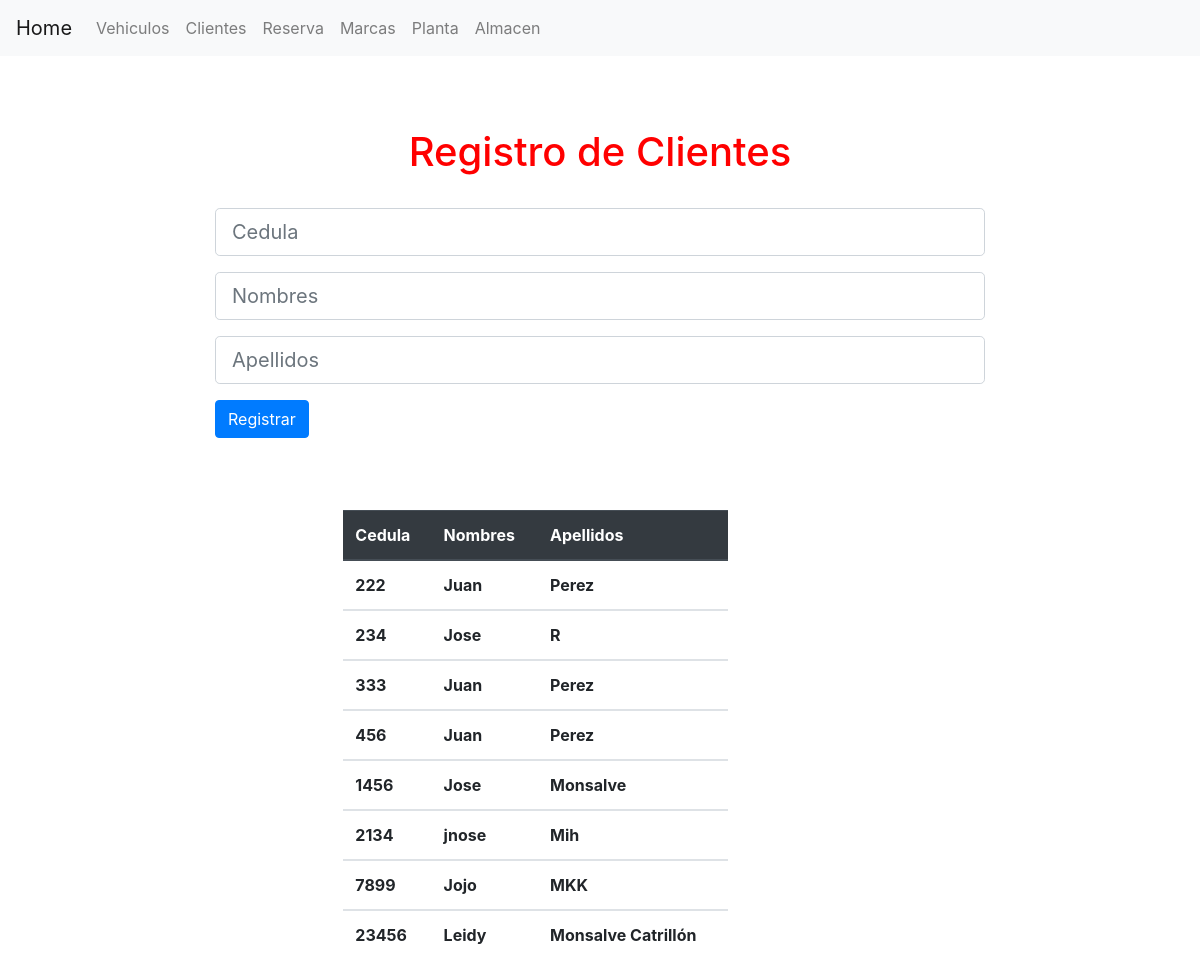
The app's page /core/clientes.php with its own data.
### tables this page shows
CREATE TABLE `tblcliente` (
  `cedula` int(11) NOT NULL,
  `nombres` varchar(50) NOT NULL,
  `apellidos` varchar(50) NOT NULL
);

### core/clientes.php (the view, shortened to what this page needs)
<?php
  include("header.php");
  $mysql = new connection();
  $conexion = $mysql->get_connection();
?>
<form class="col-md-8 offset-md-2" method="POST" action="../logica/registrar.php" >
  <br>
      <h1>Registro de Clientes</h1>
  <br>
  <div class="form-group">
    <input class="form-control form-control-lg" type="text" placeholder="Cedula" name="cedula" onkeypress="return (event.charCode >= 48 && event.charCode <= 57)">
  </div>
  <div class="form-group">
    <input class="form-control form-control-lg" type="text" placeholder="Nombres" name="nombres" onkeypress="return ((event.charCode >= 97 && event.charCode <= 122) || (event.charCode >= 65 && event.charCode <= 90) || event.charCode == 32)">
  </div>
  <div class="form-group">
    <input class="form-control form-control-lg" type="text" placeholder="Apellidos" name="apellidos" onkeypress="return ((event.charCode >= 97 && event.charCode <= 122) || (event.charCode >= 65 && event.charCode <= 90) || event.charCode == 32)">
  </div>
  <input type="submit" class="btn btn-primary" name="registrarCliente" value="Registrar">
  <br><br><br><br>
        <table class="table col-md-6 offset-md-2">
        <thead class="thead-dark">
        <tr>
        <th scope="col">Cedula</th>
        <th scope="col">Nombres</th>
        <th scope="col">Apellidos</th>
      </tr>
      </thead>
      <tbody>
    <?php
        $statement = $conexion->prepare("CALL SP_listartblcliente()");
        $statement->execute();
        foreach($statement as $row){
    ?>
        <tr>
        <th scope="row"><?php echo $row['cedula'] ?></th>
        <th scope="row"><?php echo $row['nombres'] ?></th>
        <th scope="row"><?php echo $row['apellidos'] ?></th>
        </tr>
      </tbody>
    <?php
     }
    ?>
</table>
</form>
<?php include("footer.php"); ?>

### Styles/style.css (style rules this page uses)
h1 { text-align: center; color: red; }

### records on screen
tblcliente: cedula "222", nombres "Juan", apellidos "Perez"
tblcliente: cedula "234", nombres "Jose", apellidos "R"
tblcliente: cedula "333", nombres "Juan", apellidos "Perez"
tblcliente: cedula "456", nombres "Juan", apellidos "Perez"
tblcliente: cedula "1456", nombres "Jose", apellidos "Monsalve"
tblcliente: cedula "2134", nombres "jnose", apellidos "Mih"
tblcliente: cedula "7899", nombres "Jojo", apellidos "MKK"
tblcliente: cedula "23456", nombres "Leidy", apellidos "Monsalve Catrillón"
